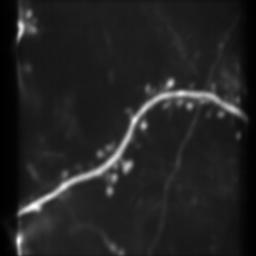
#> input picture img.jpg, 256 x 256 px
$ jupyter execute --allow-errors spines.ipynb
#> lines starting #> are read from the running program, lines starting #| are printed output that depends on the picture; after the words box and inside, x2 and y2 are one past the last pixel; in counts of white or black regions, pixels touching at a corner belong together
# Dendritic Spine Finding Project, Part 1

[cell 1]
# imports
import pandas as pd
import numpy as np
import os

[cell 2]
# load in img/numeric file data
img_files = []
num_files = []

#> (the rest of this cell did not finish here and is left out)

## Method 1: Using Matplotlib

[cell 3]
import matplotlib.pyplot as plt
import matplotlib.image as mpimg
from matplotlib.pyplot import figure
from matplotlib.patches import Rectangle

# load, style, and display test img
#> (the rest of this cell did not finish here and is left out)

[cell 4]
SCALE_FACTOR = 250
BOX_SIZE = 100

def display_images(img_files, num_files, idx=0, numShow=6):
  plt.figure(figsize=(16, 12))
  plt.subplots_adjust(wspace=0.05, hspace=0.01)

  for i, img in enumerate(img_files[:numShow]):
     plt.subplot(231 + idx)
     idx += 1
     img = mpimg.imread(f'./data/paired/{img}')
     num_file = pd.read_csv(f'./data/paired/{num_files[i]}', skiprows=0,
                delim_whitespace=True, header=None, names=['Index', 'X', 'Y', 'W', 'H'])
     for j, spine in num_file.iterrows():
         plt.gca().add_patch(Rectangle((spine['X'] * SCALE_FACTOR, spine['Y'] * SCALE_FACTOR),
                                      spine['W'] * BOX_SIZE, spine['H'] * BOX_SIZE, linewidth=1, edgecolor='r', facecolor='none'))

     plt.title(f"Dendrite {i+1}")
     plt.imshow(img)
     plt.axis('off')

display_images(img_files, num_files)

## Method 2: using TensorFlow (somewhat functional?)
In progress

[cell 5]
import tensorflow as tf
from PIL import Image

def display_images_with_tf(img_files, num_files, idx=0, numShow=1):
#> called with idx = 0, numShow = 1
  plt.figure(figsize=(16, 12))
  plt.subplots_adjust(wspace=0.05, hspace=0.01)

  for i, img in enumerate(img_files[:numShow]):
     plt.subplot(231 + idx)
     idx += 1
     img = tf.io.read_file(f'./data/paired/{img}')
     img = tf.image.decode_jpeg(img)
     img = tf.image.convert_image_dtype(
         img, dtype=tf.float32
     )
     colors = np.array([[1.0, 0.0, 0.0]])
     img = tf.expand_dims(img, axis=0)

     num_file = pd.read_csv(f'./data/paired/{num_files[i]}', skiprows=0, delim_whitespace=True, header=None, names=['Index', 'X', 'Y', 'W', 'H'])
     for j, spine in num_file.iterrows():
        box = np.array(
            [spine['X'], spine['Y'], spine['W'] * 10, spine['H'] * 10])
        img = tf.image.draw_bounding_boxes(images=img, boxes=box.reshape([1, 1, 4]), colors=colors)

     img = np.squeeze(img)
     print(img.shape)
     plt.title(f"Dendrite {i+1}")
     plt.imshow(img)
     plt.axis('off')
     plt.show()


display_images_with_tf(img_files, num_files)

## Networking

[cell 6]
import cv2
#Image loading and preprocessing:

img = cv2.imread('img.jpg')
#> img is the input picture: shape (256, 256, 3); min 0, max 254, mean 34.4
img = cv2.cvtColor(img, cv2.COLOR_BGR2RGB)
img = cv2.pyrMeanShiftFiltering(img, 5, 11)
gray = cv2.cvtColor(img, cv2.COLOR_BGR2GRAY)

ret, thresh1 = cv2.threshold(gray, 5, 255, 0)
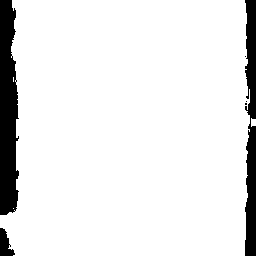
#> thresh1: shape (256, 256); 90.9% white; 6 black regions (3 under 20 px), largest, box (x1, y1, x2, y2) and area: (0, 0, 19, 215) 3363, (245, 0, 256, 256) 2312, (0, 228, 15, 256) 258

kernel = cv2.getStructuringElement(cv2.MORPH_ELLIPSE, (5, 5))
img1 = cv2.morphologyEx(thresh1, cv2.MORPH_OPEN, kernel)
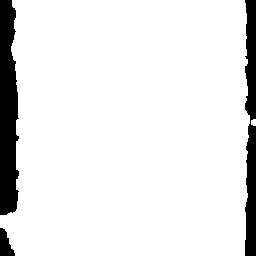
#> img1: shape (256, 256); 90.8% white; 3 black regions, box (x1, y1, x2, y2) and area: (0, 0, 19, 215) 3394, (245, 0, 256, 256) 2368, (0, 228, 15, 256) 269
img1 = cv2.morphologyEx(img1, cv2.MORPH_OPEN, kernel)
img1 = cv2.dilate(img1, kernel, iterations=5)
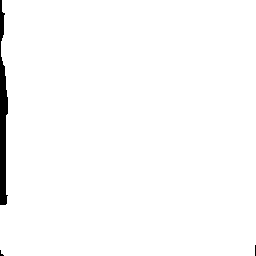
#> img1: shape (256, 256); 98.4% white; 3 black regions (2 under 20 px)

#Drawing of contours. Some spines were dettached of the main shaft due to
#image bad quality. The main idea of the code below is to identify the shaft
#as the biggest contour, and count any smaller as a spine too.

contours, hierarchy = cv2.findContours(
    img1, cv2.RETR_TREE, cv2.CHAIN_APPROX_SIMPLE)
#> contours = 1 contour; box (x1, y1, x2, y2) and area: (0, 0, 256, 256) 63954
print("Number of contours detected: "+str(len(contours)))
#| Number of contours detected: 1

cv2.drawContours(img, contours, -1, (255, 255, 255), 6)
plt.imshow(img)
plt.show()

lengths = [len(i) for i in contours]
#> lengths = [43]
cnt = lengths.index(max(lengths))
#> cnt = 0

#The contour of the main shaft is stored in cnt

cnt = contours.pop(cnt)
#> cnt = contour of 43 points, box (x1, y1, x2, y2) (0, 0, 256, 256), area 63954

#Finding convexity points with hull:

hull = cv2.convexHull(cnt)
#> hull = contour of 9 points, box (x1, y1, x2, y2) (0, 0, 256, 256), area 64869

#The next lines are just for visualization. All centroids of smaller contours
#are marked as spines.

for i in contours:

    M = cv2.moments(i)
    centroid_x = int(M['m10']/M['m00'])
    centroid_y = int(M['m01']/M['m00'])
    centroid = np.array([[[centroid_x, centroid_y]]])

    print(centroid)

    cv2.drawContours(img, centroid, -1, (0, 255, 0), 25)
    cv2.drawContours(img, centroid, -1, (255, 0, 0), 10)
#> this loop made 0 passes

cv2.drawContours(img, hull, -1, (0, 255, 0), 25)
cv2.drawContours(img, hull, -1, (255, 0, 0), 10)
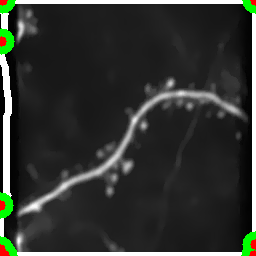
#> img: shape (256, 256, 3); mean R, G, B 49.5, 52.7, 48.3

plt.imshow(img)
plt.show()

#Finally, the number of spines is computed as the sum between smaller contours
#and protuberances in the main shaft.

spines = len(contours)+len(hull)
#> spines = 9
print("Number of identified spines: " + str(spines))
#| Number of identified spines: 9

[cell 7]
plt.figure(figsize=(16, 12))

image = cv2.imread('img.jpg')
im_bw = cv2.cvtColor(image, cv2.COLOR_RGB2GRAY)

blur = cv2.GaussianBlur(im_bw, (5, 5), 0)
im_bw = cv2.Canny(blur, 10, 90)
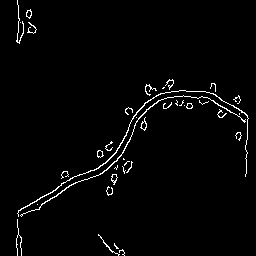
#> im_bw: shape (256, 256); 2.2% white in thin lines or dots

contours, hierarchy = cv2.findContours(
    im_bw, cv2.RETR_TREE, cv2.CHAIN_APPROX_SIMPLE)
#> contours = 46 contours, 34 with area under 20; largest, box (x1, y1, x2, y2) and area: (17, 90, 249, 217) 100, (20, 95, 246, 217) 89, (111, 174, 118, 185) 36, (140, 117, 147, 131) 36, (26, 9, 32, 19) 32
cv2.drawContours(image, contours, -1, (0, 255, 0), 3)
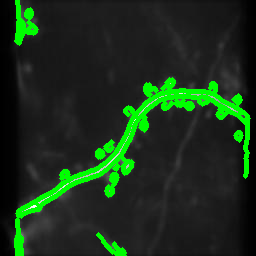
#> image: shape (256, 256, 3); 9.12% of pixels changed, all inside (x1, y1, x2, y2) = (14, 0, 251, 256)

try:
    hierarchy = hierarchy[0]
except:
    hierarchy = []

height, width, _ = image.shape
#> height = 256; width = 256
min_x, min_y = width, height
#> min_x = 256; min_y = 256
max_x = max_y = 0

# computes the bounding box for the contour, and draws it on the frame,
for contour, hier in zip(contours, hierarchy):
    (x, y, w, h) = cv2.boundingRect(contour)
    min_x, max_x = min(x, min_x), max(x+w, max_x)
    min_y, max_y = min(y, min_y), max(y+h, max_y)
    if w > 80 and h > 80:
        cv2.rectangle(image, (x, y), (x+w, y+h), (255, 0, 0), 2)
#> this loop made 46 passes
#> (hier, x, y, w, h, min_x, max_x, min_y) on passes 1, 2, 3, 4, 5, 6, 7, 9, 10, 11, 12, 13: ([1, -1, -1, -1], 119, 249, 6, 7, 119, 125, 249), ([2, 0, -1, -1], 114, 243, 5, 6, 114, 125, 243), ([3, 1, -1, -1], 98, 234, 22, 22, 98, 125, 234), ([4, 2, -1, -1], 16, 219, 6, 37, 16, 125, 219), ([5, 3, -1, -1], 37, 204, 1, 1, 16, 125, 204), ([6, 4, -1, -1], 106, 186, 7, 10, 16, 125, 186), ([9, 5, 7, -1], 111, 174, 7, 11, 16, 125, 174), ([-1, 7, -1, 6], 111, 174, 7, 8, 16, 125, 174), ([10, 6, -1, -1], 61, 171, 8, 8, 16, 125, 171), ([11, 9, -1, -1], 122, 166, 4, 8, 16, 126, 166), ([12, 10, -1, -1], 114, 165, 4, 5, 16, 126, 165), ([13, 11, -1, -1], 126, 161, 7, 12, 16, 133, 161)
#> (contour, hier, x, y, w, h, min_x, max_x) on passes 8, 15, 23, 35, 37, 41: ([[112, 181], [113, 180], [114, 181], [113, 182]], [8, -1, -1, 6], 112, 180, 3, 3, 16, 125), ([[123, 158], [123, 159], [124, 159]], [15, 13, -1, -1], 123, 158, 2, 2, 16, 133), ([[239, 113], [239, 114]], [23, 21, -1, -1], 239, 113, 1, 2, 16, 242), ([[20, 215], [21, 214], [22, 215], [21, 216]], [-1, -1, -1, 33], 20, 214, 3, 3, 16, 246), ([[163, 87], [162, 88], [163, 88], [164, 87]], [37, 35, -1, -1], 162, 87, 3, 2, 16, 249), ([[168, 86], [169, 85], [170, 86], [169, 87]], [-1, -1, -1, 39], 168, 85, 3, 3, 16, 249)
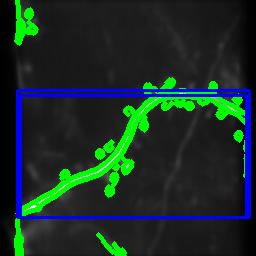
#> image: shape (256, 256, 3); 5.42% of pixels changed, all inside (x1, y1, x2, y2) = (16, 89, 251, 219)

if max_x - min_x > 0 and max_y - min_y > 0:
    cv2.rectangle(image, (min_x, min_y), (max_x, max_y), (255, 0, 0), 2)
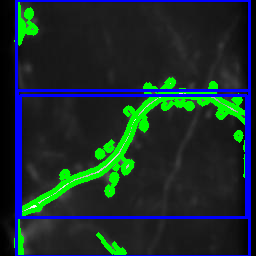
#> image: shape (256, 256, 3); 2.41% of pixels changed, all inside (x1, y1, x2, y2) = (15, 0, 251, 256)

#> (the rest of this cell did not finish here and is left out)
